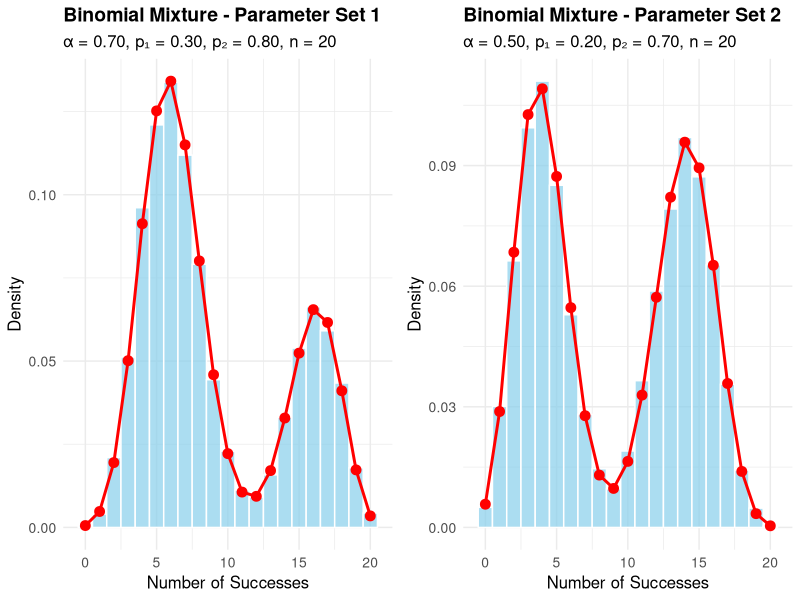
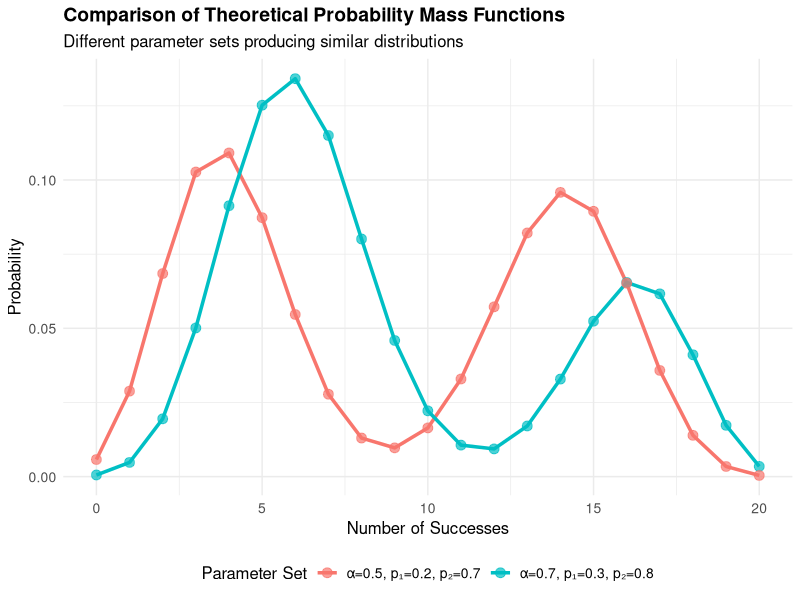
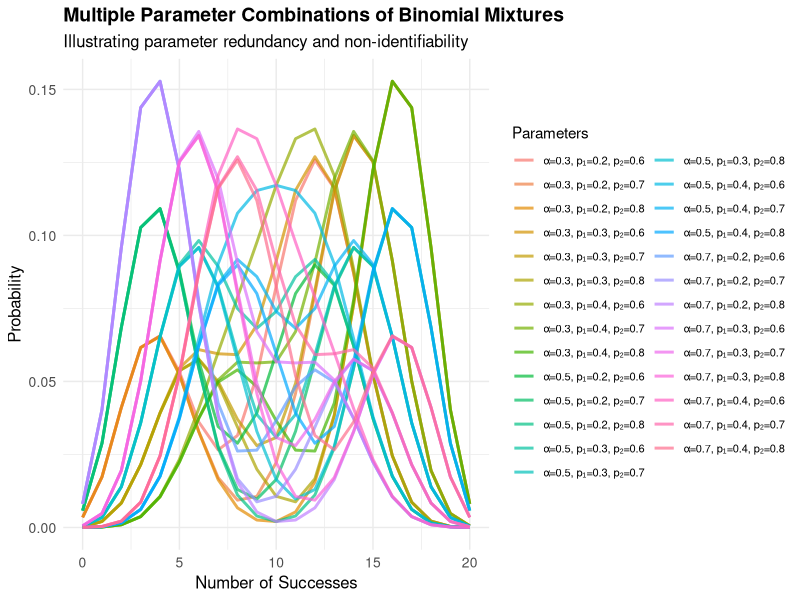
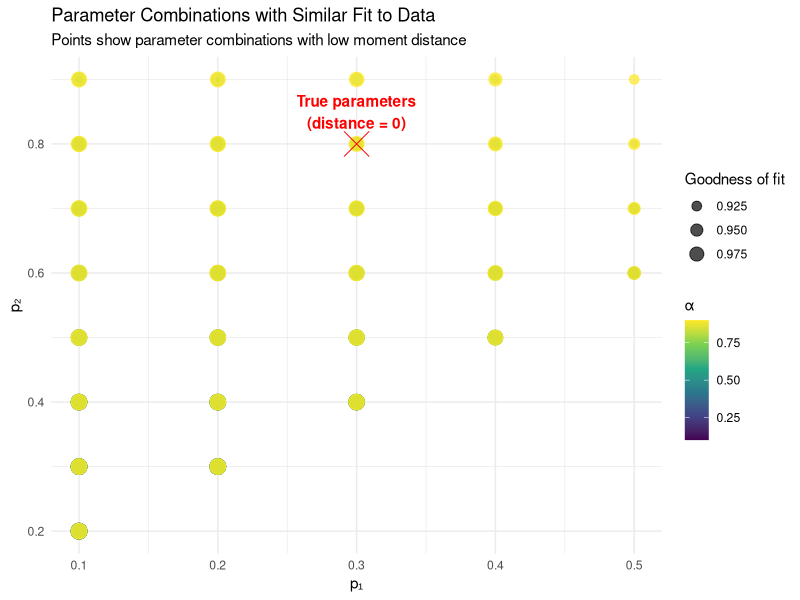

These figures' R source, in order: (Note: a time limit stopped this script after it produced the figures.)
## ---- chunk 1
knitr::opts_chunk$set(echo = TRUE, message = FALSE, warning = FALSE, fig.align = "center", cache=TRUE, fig.width = 10, fig.height = 6)
library(ggplot2)
library(dplyr)
library(tidyr)
library(gridExtra)
set.seed(42) # for reproducibility
## ---- chunk 2
# Function to generate data from a mixture of two binomials
generate_binomial_mixture <- function(n_samples, n_trials, alpha, p1, p2) {
  # Determine which component each sample comes from
  component <- rbinom(n_samples, 1, alpha)
  
  # Generate binomial observations
  samples <- numeric(n_samples)
  for (i in 1:n_samples) {
    if (component[i] == 1) {
      samples[i] <- rbinom(1, n_trials, p1)
    } else {
      samples[i] <- rbinom(1, n_trials, p2)
    }
  }
  
  return(list(
    samples = samples,
    component = component,
    parameters = list(alpha = alpha, p1 = p1, p2 = p2, n_trials = n_trials)
  ))
}
## ---- chunk 3
# Function to plot the histogram of a binomial mixture
plot_binomial_mixture <- function(data, title) {
  # Convert to data frame for ggplot
  df <- data.frame(value = data$samples)
  
  # Extract parameters for the title
  params <- data$parameters
  subtitle <- sprintf("α = %.2f, p₁ = %.2f, p₂ = %.2f, n = %d", 
                     params$alpha, params$p1, params$p2, params$n_trials)
  
  # Calculate PMF for theoretical overlay
  x_values <- 0:params$n_trials
  pmf_values <- params$alpha * dbinom(x_values, params$n_trials, params$p1) + 
               (1 - params$alpha) * dbinom(x_values, params$n_trials, params$p2)
  
  theoretical_df <- data.frame(
    x = x_values,
    density = pmf_values
  )
  
  # Create histogram with theoretical overlay
  ggplot(df, aes(x = value)) +
    geom_histogram(aes(y = after_stat(density)), bins = params$n_trials + 1, 
                   fill = "skyblue", color = "white", alpha = 0.7) +
    geom_line(data = theoretical_df, aes(x = x, y = density), 
              color = "red", size = 1) +
    geom_point(data = theoretical_df, aes(x = x, y = density), 
               color = "red", size = 3) +
    labs(title = title,
         subtitle = subtitle,
         x = "Number of Successes",
         y = "Density") +
    theme_minimal() +
    theme(
      plot.title = element_text(size = 14, face = "bold"),
      plot.subtitle = element_text(size = 12),
      axis.title = element_text(size = 12),
      axis.text = element_text(size = 10)
    )
}
## ---- chunk 4
# Set parameters for our two models
n_samples <- 10000
n_trials <- 20

# Parameter Set 1
alpha1 <- 0.7
p1_1 <- 0.3
p2_1 <- 0.8

# Parameter Set 2 (different parameters but similar distribution)
alpha2 <- 0.5
p1_2 <- 0.2
p2_2 <- 0.7

# Generate data from both models
data1 <- generate_binomial_mixture(n_samples, n_trials, alpha1, p1_1, p2_1)
data2 <- generate_binomial_mixture(n_samples, n_trials, alpha2, p1_2, p2_2)

# Plot histograms of both datasets
plot1 <- plot_binomial_mixture(data1, "Binomial Mixture - Parameter Set 1")
plot2 <- plot_binomial_mixture(data2, "Binomial Mixture - Parameter Set 2")

# Display plots side by side
grid.arrange(plot1, plot2, ncol = 2)
## ---- chunk 5
# Create a function to compute the theoretical PMF
compute_binomial_mixture_pmf <- function(n_trials, alpha, p1, p2) {
  x <- 0:n_trials
  pmf <- alpha * dbinom(x, n_trials, p1) + (1 - alpha) * dbinom(x, n_trials, p2)
  return(data.frame(x = x, density = pmf, 
                    parameters = sprintf("α=%.1f, p₁=%.1f, p₂=%.1f", alpha, p1, p2)))
}

# Compute PMFs for both parameter sets
pmf1 <- compute_binomial_mixture_pmf(n_trials, alpha1, p1_1, p2_1)
pmf2 <- compute_binomial_mixture_pmf(n_trials, alpha2, p1_2, p2_2)

# Combine data for plotting
combined_pmf <- rbind(pmf1, pmf2)

# Create comparison plot
ggplot(combined_pmf, aes(x = x, y = density, color = parameters, group = parameters)) +
  geom_line(size = 1.2) +
  geom_point(size = 3, alpha = 0.7) +
  labs(title = "Comparison of Theoretical Probability Mass Functions",
       subtitle = "Different parameter sets producing similar distributions",
       x = "Number of Successes",
       y = "Probability",
       color = "Parameter Set") +
  theme_minimal() +
  theme(
    plot.title = element_text(size = 14, face = "bold"),
    plot.subtitle = element_text(size = 12),
    axis.title = element_text(size = 12),
    axis.text = element_text(size = 10),
    legend.position = "bottom",
    legend.title = element_text(size = 12),
    legend.text = element_text(size = 10)
  )
## ---- chunk 6
# Create a grid of different parameter combinations
param_grid <- expand.grid(
  alpha = c(0.3, 0.5, 0.7),
  p1 = c(0.2, 0.3, 0.4),
  p2 = c(0.6, 0.7, 0.8)
)

# Compute PMF for each parameter combination
pmf_list <- list()
for (i in 1:nrow(param_grid)) {
  pmf_list[[i]] <- compute_binomial_mixture_pmf(
    n_trials, 
    param_grid$alpha[i], 
    param_grid$p1[i], 
    param_grid$p2[i]
  )
}

# Combine all PMFs
all_pmfs <- do.call(rbind, pmf_list)

# Plot all PMFs
ggplot(all_pmfs, aes(x = x, y = density, color = parameters, group = parameters)) +
  geom_line(size = 1, alpha = 0.7) +
  labs(title = "Multiple Parameter Combinations of Binomial Mixtures",
       subtitle = "Illustrating parameter redundancy and non-identifiability",
       x = "Number of Successes",
       y = "Probability",
       color = "Parameters") +
  theme_minimal() +
  theme(
    plot.title = element_text(size = 14, face = "bold"),
    plot.subtitle = element_text(size = 12),
    axis.title = element_text(size = 12),
    axis.text = element_text(size = 10),
    legend.position = "right",
    legend.text = element_text(size = 8)
  )
## ---- chunk 7
# Function to calculate the first three moments of a binomial mixture
calc_moments <- function(n_trials, alpha, p1, p2) {
  # Mean
  m1 <- n_trials * (alpha * p1 + (1 - alpha) * p2)
  
  # Second central moment (variance)
  var1 <- n_trials * alpha * p1 * (1 - p1)
  var2 <- n_trials * (1 - alpha) * p2 * (1 - p2)
  mixture_var <- var1 + var2 + n_trials^2 * alpha * (1 - alpha) * (p1 - p2)^2
  m2 <- mixture_var
  
  # Third central moment (skewness related)
  m3 <- alpha * (p1 * (1 - p1) * (1 - 2*p1)) + (1 - alpha) * (p2 * (1 - p2) * (1 - 2*p2))
  m3 <- m3 * n_trials + 3 * n_trials * (n_trials - 1) * 
        (alpha * p1^2 * (1 - p1) + (1 - alpha) * p2^2 * (1 - p2)) +
        n_trials * (n_trials - 1) * (n_trials - 2) * 
        (alpha * p1^3 + (1 - alpha) * p2^3)
  
  return(c(m1, m2, m3))
}

# Function to compute the distance between two sets of moments
moment_distance <- function(params, observed_moments, n_trials) {
  alpha <- params[1]
  p1 <- params[2]
  p2 <- params[3]
  
  # Ensure parameters are within valid range
  if (alpha < 0 || alpha > 1 || p1 < 0 || p1 > 1 || p2 < 0 || p2 > 1) {
    return(Inf)
  }
  
  theoretical_moments <- calc_moments(n_trials, alpha, p1, p2)
  
  # Calculate sum of squared differences between moments
  return(sum((theoretical_moments - observed_moments)^2))
}

# Simulate data with known parameters
true_alpha <- 0.6
true_p1 <- 0.3
true_p2 <- 0.8
n_trials <- 20
n_samples <- 1000

simulated_data <- generate_binomial_mixture(n_samples, n_trials, true_alpha, true_p1, true_p2)

# Calculate empirical moments from the data
emp_mean <- mean(simulated_data$samples)
emp_var <- var(simulated_data$samples)
emp_m3 <- mean((simulated_data$samples - emp_mean)^3)  # Third central moment
observed_moments <- c(emp_mean, emp_var, emp_m3)

# Create a grid of parameter values to evaluate moments
alpha_grid <- seq(0.1, 0.9, by = 0.1)
p1_grid <- seq(0.1, 0.9, by = 0.1)
p2_grid <- seq(0.1, 0.9, by = 0.1)

# Create a data frame to store results
results <- expand.grid(alpha = alpha_grid, p1 = p1_grid, p2 = p2_grid)
results$distance <- NA

# Calculate moment distance for each parameter combination
for (i in 1:nrow(results)) {
  results$distance[i] <- moment_distance(
    c(results$alpha[i], results$p1[i], results$p2[i]),
    observed_moments,
    n_trials
  )
}

# Filter out invalid combinations (where p1 ≥ p2)
results <- results %>% 
  filter(p1 < p2) %>%
  filter(is.finite(distance)) %>%
  # Scale distances for better visualization
  mutate(relative_distance = distance / max(distance))

# Find the top 5 best fitting parameter combinations
# Find the top 5 best fitting parameter combinations
top_fits <- results %>%
  arrange(distance) %>%
  head(5)

# Show true parameters vs estimated parameters
true_params <- data.frame(
  alpha = true_alpha,
  p1 = true_p1,
  p2 = true_p2,
  distance = 0,           # Change from NA to 0
  relative_distance = 0,  # Change from NA to 0
  type = "True Parameters"
)

top_fits$type <- "Estimated Parameters"

comparison <- rbind(true_params, top_fits)

# Print comparison table
knitr::kable(comparison, 
             caption = "True vs. Estimated Parameters",
             digits = 3)

# Create visualization of parameter space
ggplot(results %>% filter(relative_distance < 0.1), 
       aes(x = p1, y = p2, color = alpha, size = 1-relative_distance)) +
  geom_point(alpha = 0.7) +
  scale_size_continuous(range = c(1, 5)) +
  scale_color_viridis_c() +
  labs(title = "Parameter Combinations with Similar Fit to Data",
       subtitle = "Points show parameter combinations with low moment distance",
       x = "p₁",
       y = "p₂",
       color = "α",
       size = "Goodness of fit") +
  geom_point(data = true_params, aes(x = p1, y = p2), 
             color = "red", size = 8, shape = 4) +
  annotate("text", x = true_p1, y = true_p2 + 0.05, 
           label = "True parameters\n(distance = 0)", color = "red", fontface = "bold") +
  theme_minimal() +
  theme(legend.position = "right")
## ---- chunk 8

# Examine how the set of alternative parameters changes with the separation between p₁ and p₂

# Define a sequence of increasing separations between p₁ and p₂
separation_sequence <- seq(0.1, 0.8, by = 0.1)
n <- 10  # Number of trials in binomial

# Create a plot to visualize how the set of alternative parameters changes with separation
par(mfrow = c(2, 4), mar = c(4, 4, 2, 1))

for (sep in separation_sequence) {
  # Define true parameters with increasing separation
  p1_true <- 0.1
  p2_true <- p1_true + sep
  lambda_true <- 0.5
  
  # Create a grid of alternative parameter values
  p1_alt <- seq(0.01, 0.99, length.out = 100)
  p2_alt <- seq(0.01, 0.99, length.out = 100)
  grid <- expand.grid(p1 = p1_alt, p2 = p2_alt)
  
  # Calculate PMF for the true parameters
  pmf_true <- rep(0, n+1)
  for (k in 0:n) {
    pmf_true[k+1] <- lambda_true * dbinom(k, n, p1_true) + (1 - lambda_true) * dbinom(k, n, p2_true)
  }
  
  # Calculate KL divergence for each grid point
  kl_div <- numeric(nrow(grid))
  for (i in 1:nrow(grid)) {
    # For each alternative (p1, p2) pair, find the lambda that minimizes KL divergence
    minimize_kl <- function(lambda) {
      pmf_alt <- rep(0, n+1)
      for (k in 0:n) {
        pmf_alt[k+1] <- lambda * dbinom(k, n, grid$p1[i]) + (1 - lambda) * dbinom(k, n, grid$p2[i])
      }
      
      # Avoid log(0) issues
      pmf_alt <- pmax(pmf_alt, 1e-10)
      pmf_true_safe <- pmax(pmf_true, 1e-10)
      
      # Calculate KL divergence
      kl <- sum(pmf_true_safe * log(pmf_true_safe / pmf_alt))
      return(kl)
    }
    
    # Find optimal lambda using a grid search (for simplicity)
    lambda_grid <- seq(0.01, 0.99, by = 0.01)
    kl_values <- sapply(lambda_grid, minimize_kl)
    best_lambda_idx <- which.min(kl_values)
    kl_div[i] <- kl_values[best_lambda_idx]
  }
  
  # Convert to matrix for contour plot
  kl_matrix <- matrix(kl_div, nrow = length(p1_alt), ncol = length(p2_alt))
  
  # Plot contours of KL divergence
  contour_levels <- c(0.001, 0.005, 0.01, 0.05)
  
  plot(0, 0, type = "n", xlim = c(0, 1), ylim = c(0, 1), 
       xlab = "p₁", ylab = "p₂", 
       main = paste("Separation = ", sep))
  
  # Add contour lines
  contour(p1_alt, p2_alt, kl_matrix, levels = contour_levels, add = TRUE, 
          drawlabels = TRUE, col = "blue")
  
  # Mark the true parameters
  points(p1_true, p2_true, pch = 16, col = "red")
  
  # Add a line for p1 = p2
  abline(0, 1, lty = 2)
}

# Reset plot parameters
par(mfrow = c(1, 1), mar = c(5, 4, 4, 2) + 0.1)

## ---- chunk 9
# Define a function to compute distance between distributions
compute_dist_between_distributions <- function(n_trials, alpha1, p1_1, p2_1, alpha2, p1_2, p2_2) {
  # Compute PMFs
  x <- 0:n_trials
  pmf1 <- alpha1 * dbinom(x, n_trials, p1_1) + (1 - alpha1) * dbinom(x, n_trials, p2_1)
  pmf2 <- alpha2 * dbinom(x, n_trials, p1_2) + (1 - alpha2) * dbinom(x, n_trials, p2_2)
  
  # Compute total variation distance
  return(0.5 * sum(abs(pmf1 - pmf2)))
}

# Fix one parameter set
fixed_alpha <- 0.7
fixed_p1 <- 0.2
fixed_p2 <- 0.6
n_trials <- 20

# Create grid of alternative parameters
alpha_alt <- seq(0.1, 0.9, by = 0.05)
p1_alt <- seq(0.1, 0.5, by = 0.02)
p2_alt <- seq(0.4, 0.9, by = 0.02)

# Create grid of all combinations
param_space <- expand.grid(alpha = alpha_alt, p1 = p1_alt, p2 = p2_alt)

# Filter to ensure p1 < p2
param_space <- param_space %>% filter(p1 < p2)

# Calculate distance for each parameter combination
param_space$distance <- mapply(
  function(a, p1, p2) {
    compute_dist_between_distributions(n_trials, fixed_alpha, fixed_p1, fixed_p2, a, p1, p2)
  },
  param_space$alpha, param_space$p1, param_space$p2
)

# Set a threshold for "nearly identical" distributions
threshold <- 0.05
param_space$nearly_identical <- param_space$distance < threshold

# Select more informative alpha slices (avoiding exact α = 0.7)
alpha_slices <- c(0.3, 0.5, 0.65)
sliced_data <- param_space %>% 
  filter(alpha %in% alpha_slices)

# Create reference point data frame
reference_point <- data.frame(
  p1 = fixed_p1, 
  p2 = fixed_p2, 
  alpha = fixed_alpha,
  distance = 0,
  nearly_identical = TRUE
)

# Set a maximum distance for better visualization
max_dist_for_scale <- quantile(param_space$distance, 0.9)

# Create heatmap for each alpha slice
ggplot(sliced_data, aes(x = p1, y = p2, fill = distance)) +
  geom_tile() +
  facet_wrap(~alpha, labeller = labeller(alpha = function(x) paste("α =", x))) +
  scale_fill_viridis_c(option = "plasma", direction = -1, 
                      limits = c(0, max_dist_for_scale), 
                      oob = scales::squish) +
  geom_point(data = reference_point %>% filter(alpha %in% c(fixed_alpha)), 
             color = "red", size = 3, shape = 4, show.legend = FALSE) +
  annotate("text", x = 0.15, y = 0.85, 
           label = paste("Reference:", fixed_alpha, fixed_p1, fixed_p2), 
           color = "red", size = 3, hjust = 0) +
  labs(
    title = "Non-Identifiability Regions in Parameter Space",
    subtitle = paste0("Distance from reference distribution (α = ", fixed_alpha, 
                      ", p₁ = ", fixed_p1, ", p₂ = ", fixed_p2, ")"),
    x = "p₁",
    y = "p₂",
    fill = "Distribution\nDistance"
  ) +
  theme_minimal() +
  theme(
    plot.title = element_text(size = 14, face = "bold"),
    strip.background = element_rect(fill = "lightblue", color = NA),
    strip.text = element_text(face = "bold")
  )
## ---- chunk 10
# Generate a dataset from our reference parameters
set.seed(123)
reference_data <- generate_binomial_mixture(1000, n_trials, fixed_alpha, fixed_p1, fixed_p2)

# Function to compute log-likelihood for binomial mixture
compute_log_likelihood <- function(data, n_trials, alpha, p1, p2) {
  x <- data$samples
  pmf <- alpha * dbinom(x, n_trials, p1) + (1 - alpha) * dbinom(x, n_trials, p2)
  return(sum(log(pmf)))
}

# Calculate log-likelihood for our parameter grid
param_space$log_likelihood <- mapply(
  function(a, p1, p2) {
    compute_log_likelihood(reference_data, n_trials, a, p1, p2)
  },
  param_space$alpha, param_space$p1, param_space$p2
)

# Normalize log-likelihood for better visualization
param_space$rel_likelihood <- param_space$log_likelihood - max(param_space$log_likelihood)

# Select alpha values close to but not exactly at the reference
alpha_ll_slices <- c(0.6, 0.65, 0.75)
sliced_ll_data <- param_space %>% 
  filter(alpha %in% alpha_ll_slices)

# Calculate the log-likelihood for the reference parameters
ref_ll <- compute_log_likelihood(reference_data, n_trials, fixed_alpha, fixed_p1, fixed_p2)
ref_rel_ll <- ref_ll - max(param_space$log_likelihood)

# Create a separate data frame for the reference point
reference_point_for_plot <- data.frame(
  p1 = fixed_p1,
  p2 = fixed_p2,
  alpha = fixed_alpha,
  log_likelihood = ref_ll,
  rel_likelihood = ref_rel_ll
)

# Find a suitable minimum for the likelihood scale
min_ll_for_scale <- quantile(sliced_ll_data$rel_likelihood, 0.1)

# Plot likelihood surface
ll_plot <- ggplot(sliced_ll_data, aes(x = p1, y = p2, fill = rel_likelihood)) +
  geom_tile() +
  facet_wrap(~alpha, labeller = labeller(alpha = function(x) paste("α =", x))) +
  scale_fill_gradient(low = "white", high = "darkblue", 
                     limits = c(min_ll_for_scale, 0), 
                     oob = scales::squish) +
  annotate("text", x = 0.15, y = 0.85, 
           label = paste("Reference:", fixed_alpha, fixed_p1, fixed_p2), 
           color = "red", size = 3, hjust = 0) +
  labs(
    title = "Log-Likelihood Surface for Binomial Mixture",
    subtitle = "Showing regions of high likelihood (dark blue) across parameter space",
    x = "p₁",
    y = "p₂",
    fill = "Relative\nLog-Likelihood"
  ) +
  theme_minimal() +
  theme(
    plot.title = element_text(size = 14, face = "bold"),
    strip.background = element_rect(fill = "lightblue", color = NA),
    strip.text = element_text(face = "bold")
  )

# Display the plot
ll_plot

## ---- chunk 11
# Analyze identifiability with constraints
# Here we'll constrain p1 < p2 and alpha > 0.5

# Filter our parameter space accordingly
constrained_space <- param_space %>%
  filter(p1 < p2, alpha > 0.5)

# Visualize the constrained parameter space using better alpha values
constrained_alpha_slices <- c(0.6, 0.65, 0.75)
constrained_ll_data <- constrained_space %>% 
  filter(alpha %in% constrained_alpha_slices)

# Find a suitable minimum for the constrained likelihood scale
min_constrained_ll <- quantile(constrained_ll_data$rel_likelihood, 0.1)

# Plot constrained likelihood surface
constrained_plot <- ggplot(constrained_ll_data, aes(x = p1, y = p2, fill = rel_likelihood)) +
  geom_tile() +
  facet_wrap(~alpha, labeller = labeller(alpha = function(x) paste("α =", x))) +
  scale_fill_gradient(low = "white", high = "darkblue", 
                     limits = c(min_constrained_ll, 0), 
                     oob = scales::squish) +
  annotate("text", x = 0.15, y = 0.85, 
           label = paste("Reference:", fixed_alpha, fixed_p1, fixed_p2), 
           color = "red", size = 3, hjust = 0) +
  labs(
    title = "Constrained Log-Likelihood Surface",
    subtitle = "Adding constraints (p₁ < p₂, α > 0.5) reduces parameter uncertainty",
    x = "p₁",
    y = "p₂",
    fill = "Relative\nLog-Likelihood"
  ) +
  theme_minimal() +
  theme(
    plot.title = element_text(size = 14, face = "bold"),
    strip.background = element_rect(fill = "lightblue", color = NA),
    strip.text = element_text(face = "bold")
  )

# Display the plot
constrained_plot
